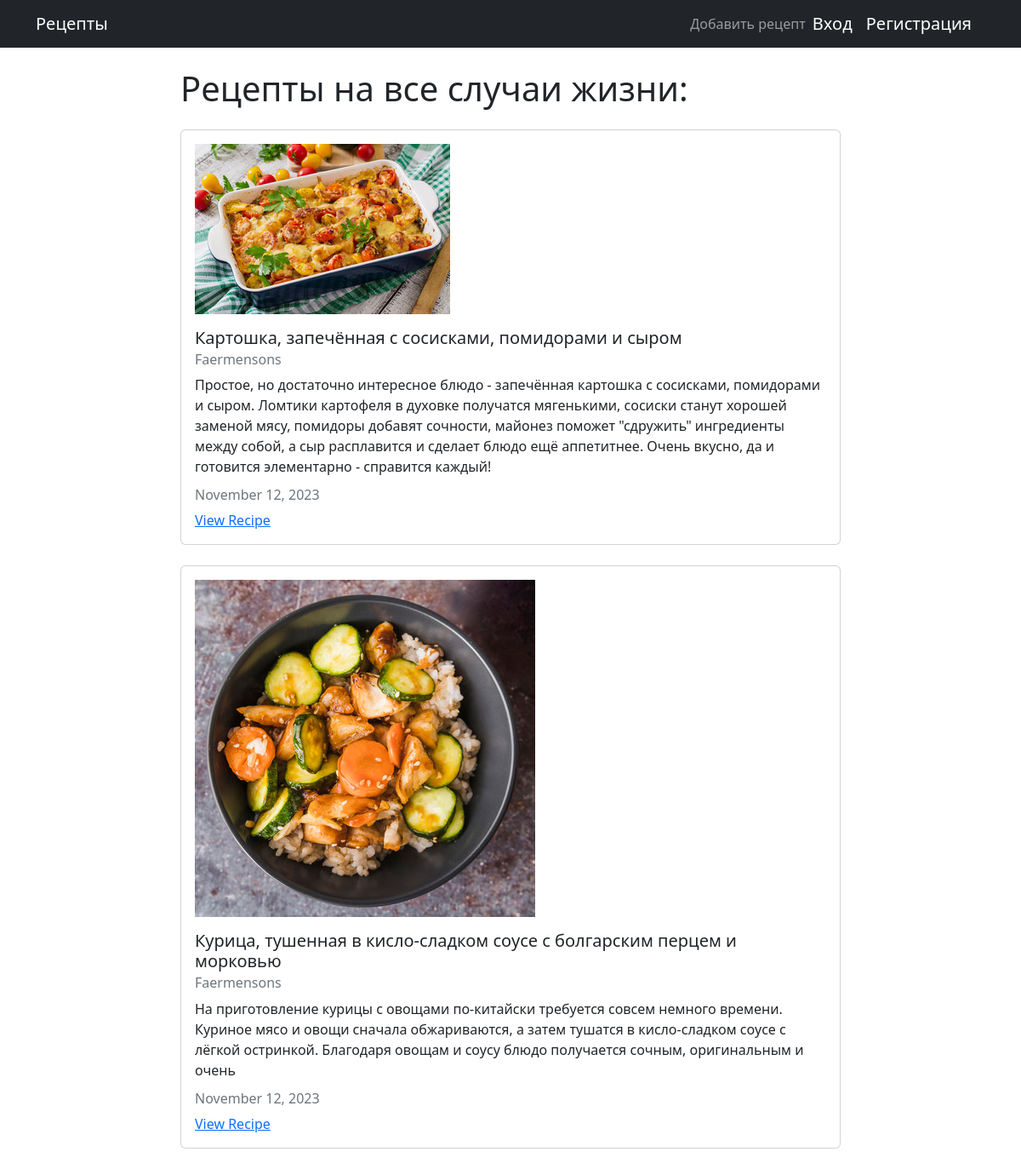
The page / on the database its author committed.
### recipesapp/models.py (models this page shows, shortened)
class Recipe(models.Model):
    title = models.CharField(max_length=100)
    description = models.TextField()
    steps_cooking = models.TextField()
    time_for_cooking = models.TimeField()
    photo = models.ImageField(upload_to="photos/%Y/%m/%d/")
    author = models.ForeignKey(User, on_delete=models.CASCADE)
    created_at = models.DateTimeField(auto_now_add=True)
    updated_at = models.DateTimeField(auto_now=True)
    class Meta:
        verbose_name = 'Рецепты'
        verbose_name_plural = 'Рецепты'

### recipesapp/views.py (the view)
# urls.py: 2. Add a URL to urlpatterns:  path('', views.home, name='home')
def home(request):
    recipes = models.Recipe.objects.all()
    context = {
        'recipes': recipes
    }
    return render(request, 'recipesapp/home.html', context)

### recipesapp/templates/recipesapp/home.html (shortened to what this page needs)
{% extends "recipesapp/base.html" %}
{% block content %}
<h1>Рецепты на все случаи жизни:</h1>
  {% for recipe in recipes %}
<div class="card my-4">
  <div class="card-body">
{% if recipe.photo %}
     <p><img class="img-article-left thumb" src="{{recipe.photo.url}}"></p>
{% endif %}
    <h5 class="card-title">{{ recipe.title }}</h5>
    <h6 class="card-subtitle mb-2 text-muted">{{ recipe.author }}</h6>
    <p class="card-text">{{ recipe.description }}</p>
    <h6 class="card-subtitle mb-2 text-muted">
      {{ recipe.updated_at|date:"F d, Y" }}
    </h6>
    <a href="{% url 'recipes-detail' recipe.pk %}" class="card-link">View Recipe</a>
  </div>
</div>
{% endfor %}
{% endblock content %}

### recipesapp/templates/recipesapp/base.html (shortened to what this page needs)
{% load static %}
<!DOCTYPE html>
<html lang="en">
  <head>
    <link
      href="https://cdn.jsdelivr.net/npm/bootstrap@5.2.0-beta1/dist/css/bootstrap.min.css"
      rel="stylesheet"
    />
  </head>
  <body>
    <nav class="navbar navbar-expand-lg navbar-dark bg-dark">
      <div class="container">
        <a class="navbar-brand" href="{% url 'recipes-home' %}">Рецепты</a>
        <div class="d-flex justify-content-end" id="navbarNav">
          <ul class="navbar-nav">
                        <li class="nav-item">
              <a class="nav-link" href="{% url 'recipes-create' %}">Добавить рецепт</a>
            </li>
                <a class="navbar-brand" href="{% url "login" %}">Вход</a>
              <a class="navbar-brand"  href="{% url "register" %}">Регистрация</a>
          </ul>
        </div>
      </div>
    </nav>
    <div class="container mt-4 col-8">
       {% block content %} {% endblock %}
    </div>
  </body>
</html>

### rows shown on the page
Recipe: photo (picture), title "Картошка, запечённая с сосисками, помидорами и сыром", author "Faermensons", description "Простое, но достаточно интересное блюдо - запечённая картошка с сосисками, помидорами и сыром. Ломтики картофеля в духовке получатся мягенькими, сосиски станут хорошей заменой мясу, помидоры добавят сочности, майонез поможет \"сдружить\" ингредиенты между собой, а сыр расплавится и сделает блюдо ещё аппетитнее. Очень вкусно, да и готовится элементарно - справится каждый!", updated_at "November 12, 2023"
Recipe: photo (picture), title "Курица, тушенная в кисло-сладком соусе с болгарским перцем и морковью", author "Faermensons", description "На приготовление курицы с овощами по-китайски требуется совсем немного времени. Куриное мясо и овощи сначала обжариваются, а затем тушатся в кисло-сладком соусе с лёгкой остринкой. Благодаря овощам и соусу блюдо получается сочным, оригинальным и очень", updated_at "November 12, 2023"
